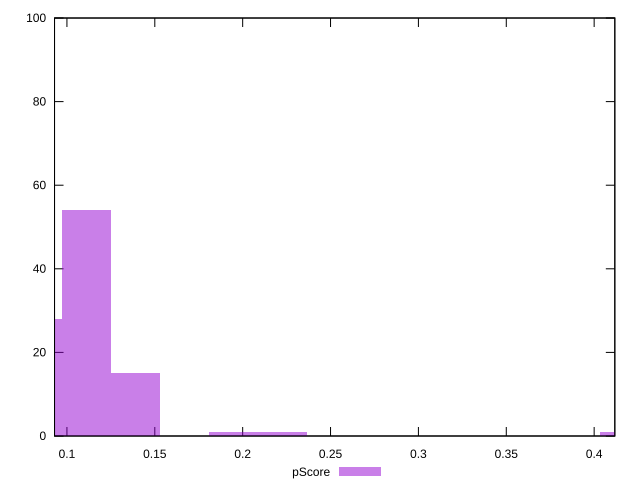

gnuplot code for this plot:
reset

$pScore <<EOF
0.222573794240165 1
0.1112868971200825 54
0.19475206996014438 1
0.08346517284006187 28
0.1391086214001031 15
0.41732586420030937 1
EOF

set key outside below
set boxwidth 0.027821724280020624
set xrange [0.09294117647058825:0.4117647058823529]
set yrange [0:100]
set trange [0:100]
set style fill transparent solid 0.5 noborder
set terminal svg size 640, 490 enhanced background rgb 'white'
set output "reports/report_00030_2021-02-24T20-42-31.540Z/unused-javascript/samples/astro/pScore/histogram.svg"

plot $pScore title "pScore" with boxes

reset
